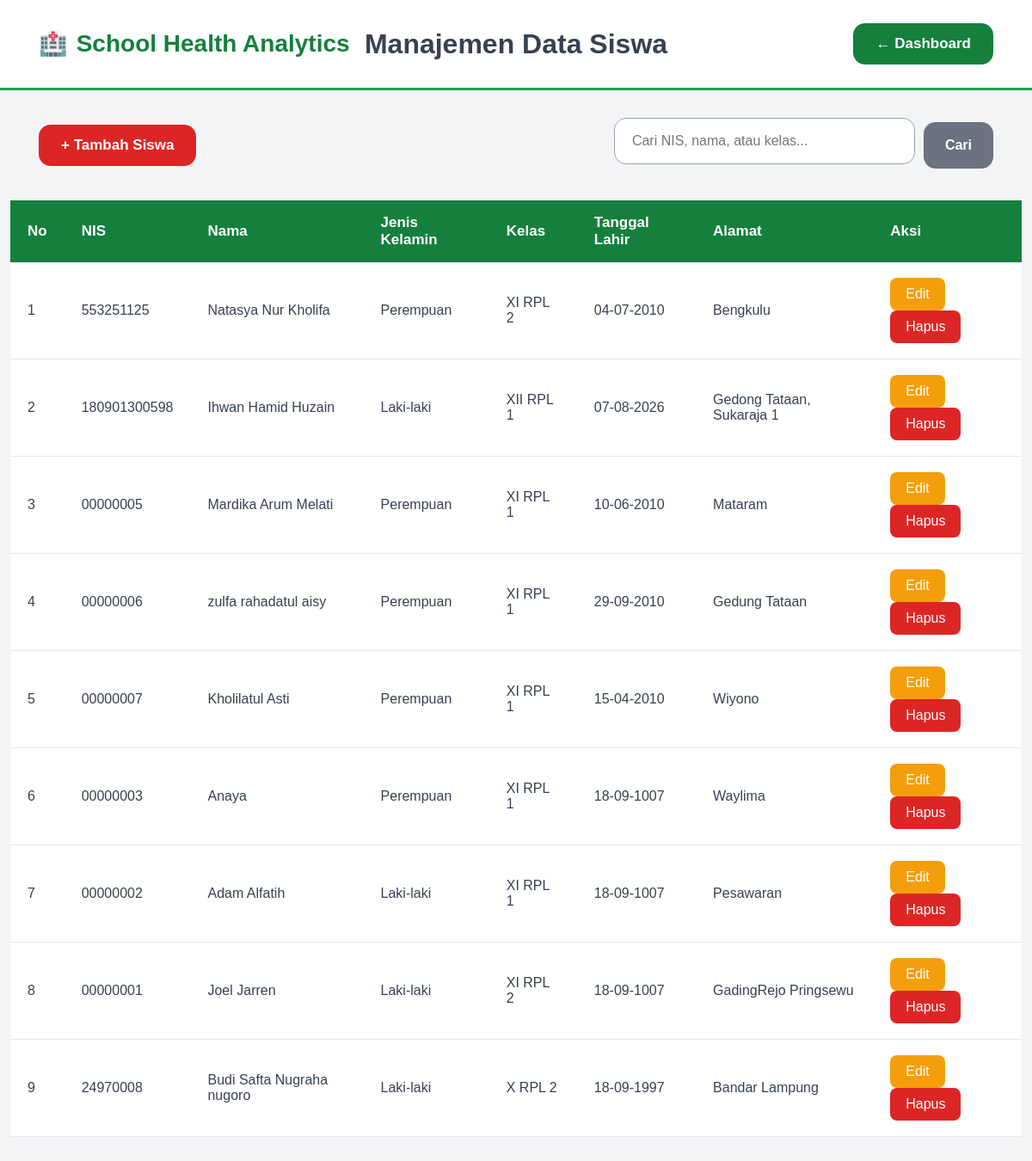
Screenshot of /siswa/index.php (signed in) with the database file from the repository.
### tables this page shows
CREATE TABLE `siswa` (
  `id` int(11) NOT NULL,
  `nis` varchar(20) DEFAULT NULL,
  `nama` varchar(100) DEFAULT NULL,
  `jenis_kelamin` enum('L','P') DEFAULT NULL,
  `kelas` varchar(20) DEFAULT NULL,
  `tanggal_lahir` date DEFAULT NULL,
  `alamat` text DEFAULT NULL
);

### siswa/index.php (the view, shortened to what this page needs)
<?php
include "../config/koneksi.php";
$cari = "";
if ($cari != "") {
    $query = mysqli_query(
        $conn,
        "SELECT * FROM siswa
         WHERE nis LIKE '%$cari%'
         OR nama LIKE '%$cari%'
         OR kelas LIKE '%$cari%'
         ORDER BY id DESC"
    );
} else {
    $query = mysqli_query(
        $conn,
        "SELECT * FROM siswa
         ORDER BY id DESC"
    );
}
?>
<!DOCTYPE html>
<html>
<head>
    <link rel="stylesheet" href="../assets/css/dashboard.css">
</head>
<body>
<header class="navbar">
    <div class="navbar-logo">
        <span class="logo-icon">🏥</span>
        <span>School Health Analytics</span>
    </div>
    <div class="navbar-title">
        Manajemen Data Siswa
    </div>
    <a href="../dashboard.php" class="btn-dashboard">
        ← Dashboard
    </a>
</header>
<div class="action-bar">
    <a href="tambah.php" class="btn-tambah">
        + Tambah Siswa
    </a>
    <form method="GET" action="" class="search-form">
    <input
        type="text"
        name="cari"
        placeholder="Cari NIS, nama, atau kelas..."
        value="<?= htmlspecialchars($_GET['cari'] ?? '') ?>"
    >
    <button type="submit" class="btn-cari">
        Cari
    </button>
</form>
</div>
        <div class="table-wrapper">
            <table>
                <thead>
                    <tr>
                        <th>No</th>
                        <th>NIS</th>
                        <th>Nama</th>
                        <th>Jenis Kelamin</th>
                        <th>Kelas</th>
                        <th>Tanggal Lahir</th>
                        <th>Alamat</th>
                        <th>Aksi</th>
                    </tr>
                </thead>
                <tbody>
                <?php
                $no = 1;
                if (mysqli_num_rows($query) > 0) {
                    while ($data = mysqli_fetch_assoc($query)) {
                ?>
                    <tr>
                        <td>
                            <?php echo $no++; ?>
                        </td>
                        <td>
                            <?php
                            echo htmlspecialchars(
                                $data['nis']
                            );
                            ?>
                        </td>
                        <td>
                            <?php
                            echo htmlspecialchars(
                                $data['nama']
                            );
                            ?>
                        </td>
                        <td>
                            <?php
                            if (
                                $data['jenis_kelamin']
                                == "L"
                            ) {
                                echo "Laki-laki";
                            } else {
                                echo "Perempuan";
                            }
                            ?>
                        </td>
                        <td>
                            <?php
                            echo htmlspecialchars(
                                $data['kelas']
                            );
                            ?>
                        </td>
                        <td>
                            <?php
                            if (
                                !empty(
                                    $data['tanggal_lahir']
                                )
                            ) {
                                echo date(
                                    "d-m-Y",
                                    strtotime(
                                        $data[
                                            'tanggal_lahir'
                                        ]
                                    )
                                );
                            } else {
                                echo "-";
                            }
                            ?>
                        </td>
                        <td>
                            <?php
                            if (
                                !empty(
                                    $data['alamat']
                                )
                            ) {
                                echo htmlspecialchars(
                                    $data['alamat']
                                );
                            } else {
                                echo "-";
                            }
                            ?>
                        </td>
                        <td class="action">
                            <a
                                href="edit.php?id=<?php echo $data['id']; ?>"
                                class="btn-edit"
                            >
                                Edit
                            </a>
                            <a
                                href="hapus.php?id=<?php echo $data['id']; ?>"
                                class="btn-delete"
                                onclick="return confirm('Yakin ingin menghapus data siswa ini?')"
                            >
                                Hapus
                            </a>
                        </td>
                    </tr>
                <?php
                    }
                }
                ?>
                </tbody>
            </table>
        </div>
</body>
</html>

### assets/css/dashboard.css (style rules this page uses)
* { margin:0; padding:0; box-sizing:border-box; font-family:Arial, Helvetica, sans-serif; }
body { background:#f4f7fb; color:#333; }
table { width:100%; border-collapse:collapse; }
table th { background:#2563eb; color:white; padding:12px; }
table td { padding:12px; border-bottom:1px solid #eee; }
.btn-add, .btn-save, .btn-edit, .btn-delete, .btn-back, .back-link, .btn-cancel { display:inline-block; text-decoration:none; border:none; padding:10px 18px; border-radius:8px; cursor:pointer; transition:.3s; color:white; }
.btn-edit { background:#f59e0b; }
.btn-delete { background:#ef4444; }
input, select, textarea { width:100%; padding:12px; margin-top:8px; margin-bottom:18px; border:1px solid #ddd; border-radius:8px; outline:none; }
.btn-dashboard { background:#2563eb; color:#fff; text-decoration:none; padding:12px 24px; border-radius:12px; font-weight:600; transition:.3s; }
.navbar { width: 100%; min-height: 105px; display: flex; align-items: center; justify-content: space-between; padding: 0 45px; box-sizing: border-box; background: #ffffff; border-bottom: 3px solid #2563eb; box-shadow: 0 2px 10px rgba(0, 0, 0, 0.05); }
.navbar-logo { display: flex; align-items: center; gap: 10px; color: #2563eb; font-size: 28px; font-weight: 700; white-space: nowrap; }
.logo-icon { font-size: 27px; }
.navbar-title { position: absolute; left: 50%; transform: translateX(-50%); color: #172033; font-size: 32px; font-weight: 700; white-space: nowrap; }
.btn-dashboard { display: inline-flex; align-items: center; justify-content: center; padding: 14px 26px; background: #2563eb; color: #ffffff; text-decoration: none; border-radius: 14px; font-size: 17px; font-weight: 600; transition: 0.3s; }
.action-bar { width: 100%; box-sizing: border-box; display: flex; align-items: center; justify-content: space-between; padding: 24px 45px; background: #f8fafc; }
.btn-tambah { display: inline-flex; align-items: center; justify-content: center; padding: 14px 26px; background: #dc2626; color: #ffffff; text-decoration: none; border-radius: 14px; font-size: 17px; font-weight: 600; transition: 0.3s; }
.search-form { display: flex; align-items: center; gap: 10px; }
.search-form input { width: 350px; height: 54px; box-sizing: border-box; padding: 0 20px; border: 1.5px solid #2563eb; border-radius: 14px; background: #ffffff; font-size: 16px; outline: none; }
.btn-cari { height: 54px; padding: 0 25px; border: none; border-radius: 14px; background: #64748b; color: #ffffff; font-size: 16px; font-weight: 600; cursor: pointer; transition: 0.3s; }
table { width: calc(100% - 24px); margin: 0 12px 30px; border-collapse: collapse; background: #ffffff; }
table thead { background: #2563eb; color: #ffffff; }
table th { padding: 16px 20px; font-size: 17px; font-weight: 700; text-align: left; }
table td { padding: 18px 20px; border-bottom: 1px solid #e5e7eb; font-size: 16px; color: #172033; }
body { background: #f3f4f6; color: #374151; }
table { background: #ffffff; }
table thead { background: #15803d; color: #ffffff; }
table th { background: #15803d; color: #ffffff; }
table td { color: #374151; border-bottom: 1px solid #e5e7eb; }
.btn-edit { background: #f59e0b; }
.btn-delete { background: #dc2626; }
input, select, textarea { background: #ffffff; border: 1px solid #d1d5db; color: #374151; }
.btn-dashboard { background: #15803d; color: #ffffff; }
.navbar { background: #ffffff; border-bottom: 3px solid #16a34a; }
.navbar-logo { color: #15803d; }
.navbar-title { color: #374151; }
.navbar .btn-dashboard { background: #15803d; }
.action-bar { background: #f3f4f6; }
.btn-tambah { background: #dc2626; }
.search-form input { border: 1.5px solid #9ca3af; background: #ffffff; }
.btn-cari { background: #6b7280; }

### rows the page displays
siswa: nis "553251125", nama "Natasya Nur Kholifa", jenis_kelamin "Perempuan", kelas "XI RPL 2", tanggal_lahir "04-07-2010", alamat "Bengkulu"
siswa: nis "180901300598", nama "Ihwan Hamid Huzain", jenis_kelamin "Laki-laki", kelas "XII RPL 1", tanggal_lahir "07-08-2026", alamat "Gedong Tataan, Sukaraja 1"
siswa: nis "00000005", nama "Mardika Arum Melati", jenis_kelamin "Perempuan", kelas "XI RPL 1", tanggal_lahir "10-06-2010", alamat "Mataram"
siswa: nis "00000006", nama "zulfa rahadatul aisy", jenis_kelamin "Perempuan", kelas "XI RPL 1", tanggal_lahir "29-09-2010", alamat "Gedung Tataan"
siswa: nis "00000007", nama "Kholilatul Asti", jenis_kelamin "Perempuan", kelas "XI RPL 1", tanggal_lahir "15-04-2010", alamat "Wiyono"
siswa: nis "00000003", nama "Anaya", jenis_kelamin "Perempuan", kelas "XI RPL 1", tanggal_lahir "18-09-1007", alamat "Waylima"
siswa: nis "00000002", nama "Adam Alfatih", jenis_kelamin "Laki-laki", kelas "XI RPL 1", tanggal_lahir "18-09-1007", alamat "Pesawaran"
siswa: nis "00000001", nama "Joel Jarren", jenis_kelamin "Laki-laki", kelas "XI RPL 2", tanggal_lahir "18-09-1007", alamat "GadingRejo Pringsewu"
siswa: nis "24970008", nama "Budi Safta Nugraha nugoro", jenis_kelamin "Laki-laki", kelas "X RPL 2", tanggal_lahir "18-09-1997", alamat "Bandar Lampung"
